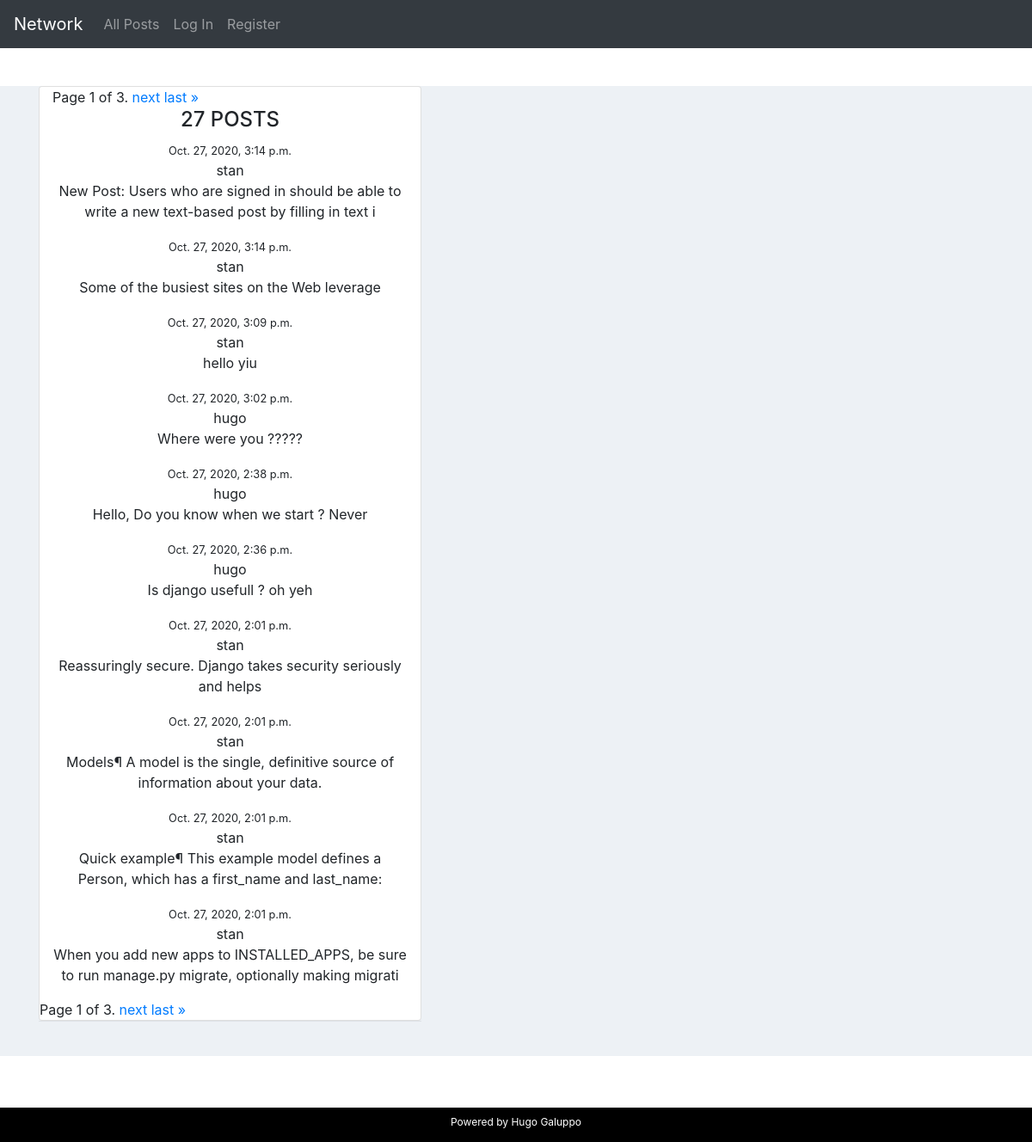
The app's page /, older data.
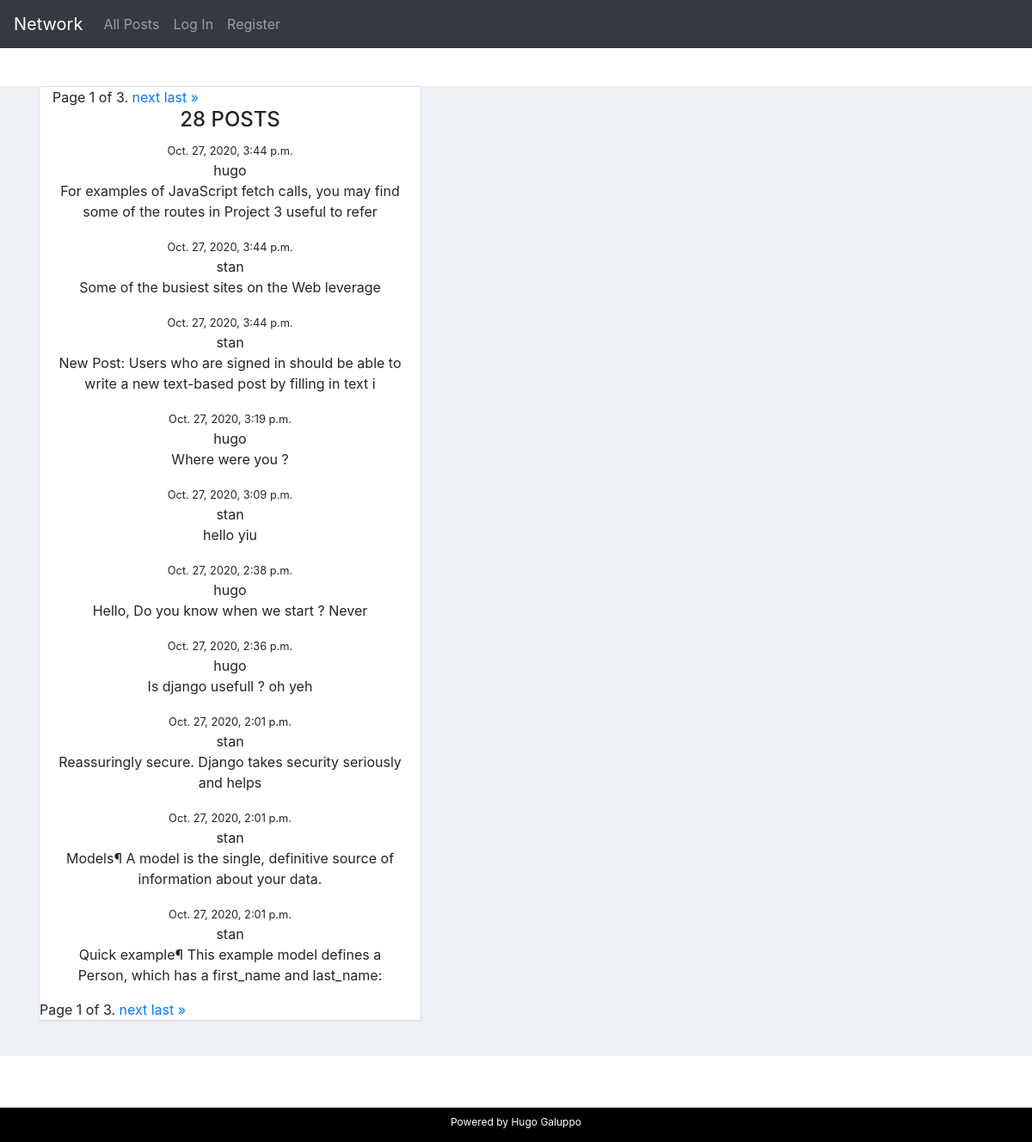
The same page, newer data.
### network/models.py (models this page shows, shortened)
class Post (models.Model):
    author = models.ForeignKey("Profile", on_delete=models.CASCADE, related_name="author") #profile.author
    content = models.CharField(max_length=100)
    date = models.DateTimeField(auto_now=True)
    likes = models.ManyToManyField("User",related_name="likes", blank = True) #user.likes
    class Meta:
        ordering = ('-date', )

class Profile(models.Model):
    user = models.OneToOneField("User", on_delete=models.CASCADE, related_name="user") # user.user
    title = models.CharField(max_length=100, blank=True)
    followers = models.ManyToManyField("User",related_name="is_following", blank=True)     # user.is_following.all()

class User(AbstractUser):
    pass

### network/views.py (the view)
# urls.py: path("", views.index, name="index"),
def index(request):
    allPosts = Post.objects.all()
    paginator = Paginator(allPosts, 10) # Show 10 posts per page.
    page_number = request.GET.get('page') # 10
    page_obj = paginator.get_page(page_number)
    if request.method == 'POST':
        form = PostForm(request.POST, request.user)
        if form.is_valid():
            instance = form.save(commit=False)
            instance.user = request.user
            author = request.user
            if not request.user == instance.user:
                raise Http404
            content = request.POST["content"]
            new_post = Post(author = Profile.objects.get(user = author), content = content )
            new_post.save()
            return HttpResponseRedirect(reverse("index"))
    else:
        form = PostForm()
    return render(request, "network/index.html", {'form': form, 'allPosts': allPosts, 'page_obj': page_obj})

### network/templates/network/index.html (shortened to what this page needs)
{% extends "network/layout.html" %}
{% load static %}
{% block body %}
<div class="container">
  <div class="row">
      <div class="col-md-12 col-lg-5">
          <div class="card">
                      <div class="col text-center">
                              <div class="pagination">
                                <span class="step-links">
                                    <span class="current">
                                        Page {{ page_obj.number }} of {{ page_obj.paginator.num_pages }}.
                                    </span>
                                    {% if page_obj.has_next %}
                                        <a href="?page={{ page_obj.next_page_number }}">next</a>
                                        <a href="?page={{ page_obj.paginator.num_pages }}">last &raquo;</a>
                                    {% endif %}
                                </span>
                            </div>
                          <h4 class="text-uppercase">
                            {{allPosts.count }} Posts</h4>
                          {% for post in page_obj %}
                              <small> {{post.date}} </small>
                              <div id='{{ post.id }}' class="media-body">
                                    {{post.author.user}}</h4></a>
                                <p id='content'>{{post.content}}</p>
                              </div>
                          {% endfor %}
                      </div>
                      <div class="pagination">
                        <span class="step-links">
                            <span class="current">
                                Page {{ page_obj.number }} of {{ page_obj.paginator.num_pages }}.
                            </span>
                            {% if page_obj.has_next %}
                                <a href="?page={{ page_obj.next_page_number }}">next</a>
                                <a href="?page={{ page_obj.paginator.num_pages }}">last &raquo;</a>
                            {% endif %}
                        </span>
                    </div>
              </div>
              <div class="card-body border-top">
{% endblock %}

### network/templates/network/layout.html (shortened to what this page needs)
{% load static %}
<!DOCTYPE html>
<html lang="en">
    <head>
        <link href="{% static 'network/styles.css' %}" rel="stylesheet">
        <link rel="stylesheet" href="https://maxcdn.bootstrapcdn.com/bootstrap/4.5.2/css/bootstrap.min.css">
        <link rel="stylesheet" href="https://cdnjs.cloudflare.com/ajax/libs/font-awesome/4.7.0/css/font-awesome.min.css">
    <body>
        <div class="pos-f-t">
            <nav class="navbar navbar-expand-sm bg-dark navbar-dark fixed-top">
                <a class="navbar-brand" href="#">Network</a>
                <div class="collapse navbar-collapse" id="collapsibleNavbar">
                    <ul class="navbar-nav">
                        <li class="nav-item">
                        <a class="nav-link" href="{% url 'index' %}">All Posts</a>
                        </li>
                        {% if user.is_authenticated %}
                            <li class="nav-item">
                                <a class="nav-link" href="{% url 'following' %}">Following</a>
                            </li>
                            <li class="nav-item">
                                <a class="nav-link" href="{% url 'logout' %}">Log Out</a>
                            </li>
                        {% else %}
                            <li class="nav-item">
                                <a class="nav-link" href="{% url 'login' %}">Log In</a>
                            </li>
                            <li class="nav-item">
                                <a class="nav-link" href="{% url 'register' %}">Register</a>
                            </li>
                        {% endif %}
                    </ul>
                    </div>
            </nav>
        <div class="body">
            {% block body %}
            {% endblock %}
        </div>
        <div class="footer">
            <p> <sub>Powered by Hugo Galuppo</sub></p>
        </div>
    </body>
</html>

### network/static/network/styles.css (style rules this page uses)
.body { position: fixed; top: 100px; bottom: 100px; left: 0; right: 0; background-color: #edf1f5; overflow: auto; }
.footer { position: fixed; left: 0; bottom: 0; width: 100%; background-color:black; color: white; text-align: center; }
body { background: #edf1f5; margin-top:20px; }
.card { position: relative; display: flex; flex-direction: column; min-width: 0; word-wrap: break-word; background-color: #fff; background-clip: border-box; border: 0 solid transparent; border-radius: 0; }

Row changes from the older to the newer data that the page shows:
no longer on this page (row unchanged): Post: date "Oct. 27, 2020, 2:01 p.m.", author.user "stan", content "When you add new apps to INSTALLED_APPS, be sure to run manage.py migrate, optionally making migrati"
added Post: date "Oct. 27, 2020, 3:44 p.m.", author.user "hugo", content "For examples of JavaScript fetch calls, you may find some of the routes in Project 3 useful to refer"
changed Post "Some of the busiest sites on the Web leverage": date "Oct. 27, 2020, 3:14 p.m." → "Oct. 27, 2020, 3:44 p.m."; moves up the list
changed Post (number 3 of 10 on the later page): date "Oct. 27, 2020, 3:14 p.m." → "Oct. 27, 2020, 3:44 p.m."
changed Post: date "Oct. 27, 2020, 3:02 p.m." → "Oct. 27, 2020, 3:19 p.m."; content "Where were you ?????" → "Where were you ?"; moves up the list
Text that changed along with them:
{{ allPosts.count }}: "27" → "28"
